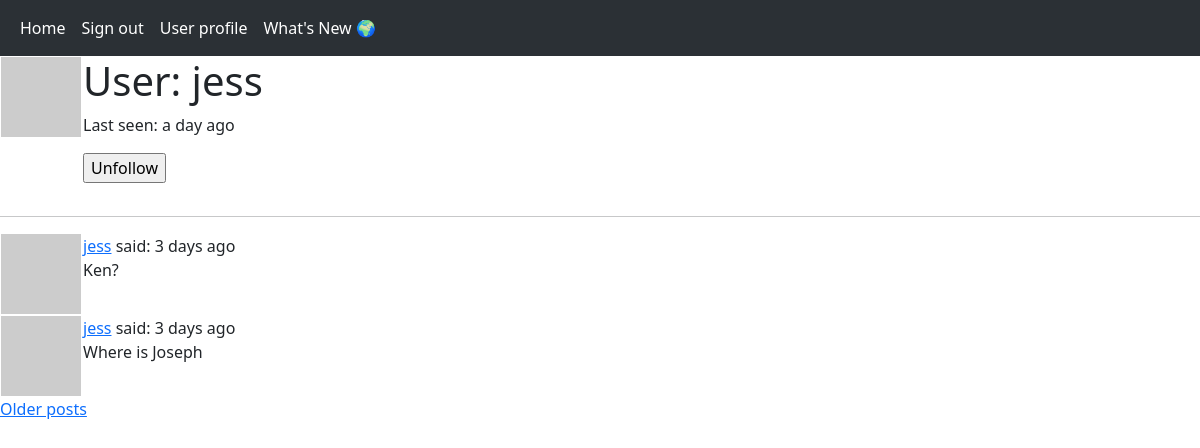
The app's page /user/jess (signed in) with its own data.
### app/models.py (models this page shows, shortened)
class User(db.Model, UserMixin):
    id = db.Column(db.Integer, primary_key=True)
    username = db.Column(db.String(64), index = True, unique = True)
    email = db.Column(db.String(120), index = True, unique = True)
    password_hash = db.Column(db.String(128))
    posts = db.relationship('Post', backref='author', lazy='dynamic')
    about_me = db.Column(db.String(140))
    last_seen = db.Column(db.DateTime, default = datetime.utcnow)
    followed = db.relationship(
        'User', secondary = followers,
        primaryjoin = (followers.c.follower_id == id),
        secondaryjoin = (followers.c.followed_id == id),
        backref = db.backref('followers', lazy='dynamic'),
        lazy='dynamic')
    def avatar(self, size):
        digest = md5(self.email.lower().encode('utf-8')).hexdigest()
        return 'https://www.gravatar.com/avatar/{}?d=identicon&s={}'.format(digest, size)
    def is_following(self, user):
        return self.followed.filter(
            followers.c.followed_id == user.id).count() > 0

class Post(db.Model):
    id = db.Column(db.Integer, primary_key = True)
    body = db.Column(db.String(140))
    timestamp = db.Column(db.DateTime, index = True, default = datetime.utcnow)
    user_id = db.Column(db.Integer, db.ForeignKey('user.id'))

### app/routes.py (the view)
@app.route('/user/<username>')
@login_required
def user(username):
    user = User.query.filter_by(username=username).first_or_404()
    page = request.args.get('page', 1, type=int)
    posts = user.posts.order_by(Post.timestamp.desc()).paginate(
        page = page,
        per_page = app.config['POSTS_PER_PAGE'],
        error_out = False
    )
    next_url = url_for('user',
                       username = user.username,
                       page=posts.next_num) \
        if posts.has_next else None
    prev_url = url_for('user',
                       username = user.username,
                       page=posts.prev_num) \
        if posts.has_prev else None
    form = EmptyForm()
    return render_template('user.html',
                           user=user,
                           posts=posts.items,
                           next_url=next_url,
                           prev_url=prev_url,
                           form=form)

### app/forms.py
class EmptyForm(FlaskForm):
    submit = SubmitField('Submit')

### app/models.py (called while the page is built)
@login.user_loader
def load_user(id):
    return User.query.get(int(id))

### app/routes.py (called while the page is built)
@app.before_request
def before_request():
    if current_user.is_authenticated:
        current_user.last_seen = datetime.utcnow()
        db.session.commit()

### app/templates/user.html (shortened to what this page needs)
{% extends 'base.html' %}
{% block content %}
    <table>
        <tr valign="top">
            <td><img src="{{ user.avatar(164) }}"></td>
            <td>
                <h1>User: {{ user.username }}</h1>
                {% if user.last_seen %}
                <p>Last seen: {{ moment(user.last_seen).fromNow() }}</p>
                {% endif %}
                {% if user == current_user %}
                <p><a href="{{ url_for('edit_profile') }}">Edit profile</a></p>
                {% else %}
                <p>
                    <form action="{{ url_for('unfollow', username=user.username) }}" method="post">
                        {{ form.submit(value='Unfollow') }}
                    </form>
                </p>
                {% endif %}
            </td>
        </tr>
    </table>
    <hr>
    {% for post in posts %}
        {% include '_post.html' %}
    {% endfor %}
    {% if next_url %}
    <a href="{{ next_url }}">Older posts</a>
    {% endif %}
{% endblock %}

### app/templates/_post.html
<table>
    <tr valign='top'>
        <td><img src="{{ post.author.avatar(32) }}"></td>
        <td><a href="{{ url_for('user', username=post.author.username) }}">{{ post.author.username }}</a>
            said: {{ moment(post.timestamp).fromNow() }}
            <br> {{ post.body }}
        </td>
    </tr>
</table>

### records on screen
User: username "jess", last_seen "a day ago"
Post: author.username "jess", timestamp "3 days ago", body "Ken?"
Post: author.username "jess", timestamp "3 days ago", body "Where is Joseph"
